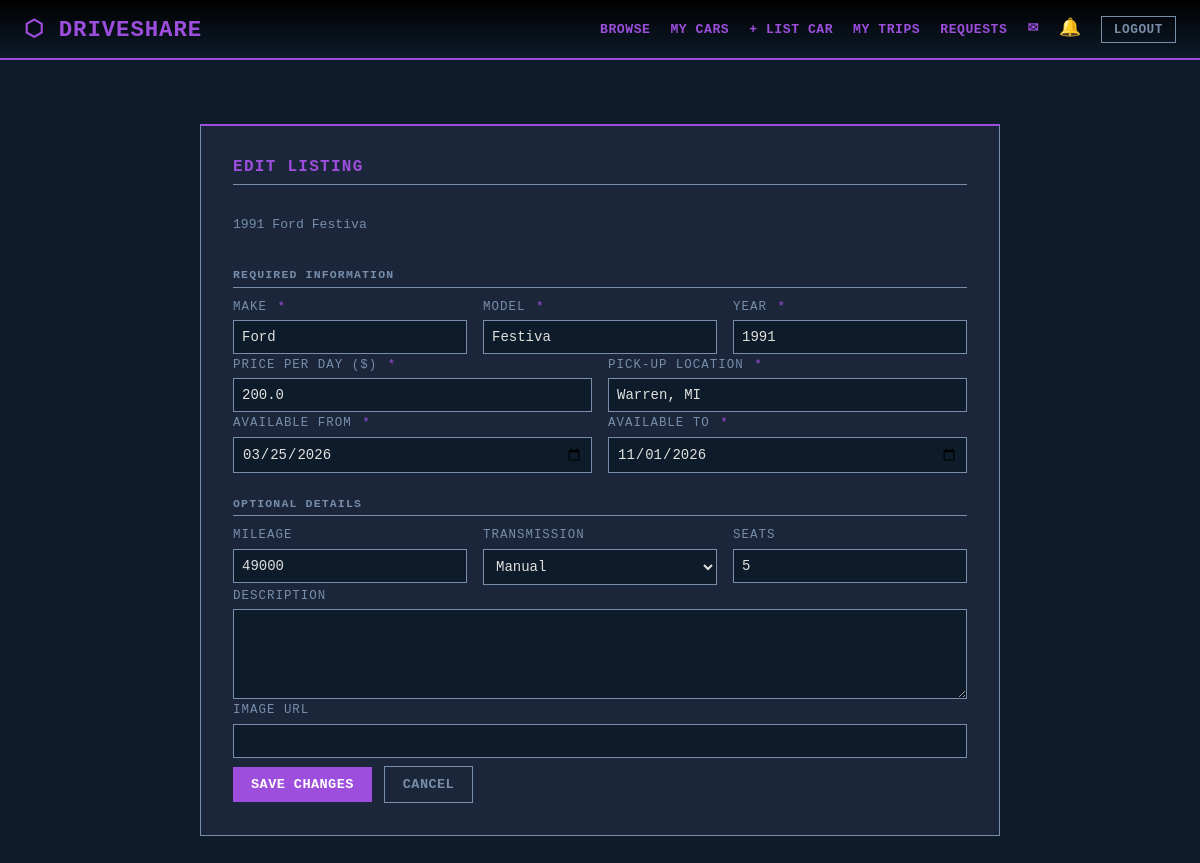
The page /cars/3/edit (signed in) on the database its author committed.
### models.py (models this page shows, shortened)
class Car(db.Model):
    __tablename__ = "cars"
    id       = db.Column(db.Integer, primary_key=True)
    owner_id = db.Column(db.Integer, db.ForeignKey("users.id"), nullable=False)
    make           = db.Column(db.String(50),  nullable=False)
    model          = db.Column(db.String(50),  nullable=False)
    year           = db.Column(db.Integer,     nullable=False)
    price_per_day  = db.Column(db.Float,       nullable=False)
    location       = db.Column(db.String(200), nullable=False)
    available_from = db.Column(db.Date,        nullable=False)
    available_to   = db.Column(db.Date,        nullable=False)
    mileage      = db.Column(db.String(50),  default="Unknown")
    transmission = db.Column(db.String(20),  default="Automatic")
    seats        = db.Column(db.Integer,     default=5)
    description  = db.Column(db.Text,        default="")
    image_url    = db.Column(db.String(300), default="")
    is_available = db.Column(db.Boolean,     default=True)
    created_at = db.Column(db.DateTime, default=datetime.utcnow)
    bookings  = db.relationship("Booking",   backref="car", lazy=True)
    watchlist = db.relationship("Watchlist", backref="car", lazy=True)

### routes/cars.py (the view, shortened to what this page needs)
@cars_bp.route("/cars/<int:car_id>/edit", methods=["GET", "POST"])
@login_required
def edit_car(car_id):
    car = Car.query.get_or_404(car_id)
    if car.owner_id != current_user.id:
        flash("You don't have permission to edit this listing.", "danger")
        return redirect(url_for("cars.my_listings"))
    return render_template("cars/edit_car.html", car=car)

### templates/cars/edit_car.html (shortened to what this page needs)
{% extends "base.html" %}
{% block content %}
<div class="form-page">
  <div class="form-card wide-card">
    <h2>Edit Listing</h2>
    <p class="form-sub">{{ car.year }} {{ car.make }} {{ car.model }}</p>
    <form method="POST">
      <div class="section-divider">Required Information</div>
      <div class="form-row">
        <div class="form-group">
          <label>Make <span class="req">*</span></label>
          <input type="text" name="make" required value="{{ car.make }}" />
        </div>
        <div class="form-group">
          <label>Model <span class="req">*</span></label>
          <input type="text" name="model" required value="{{ car.model }}" />
        </div>
        <div class="form-group">
          <label>Year <span class="req">*</span></label>
          <input type="number" name="year" required value="{{ car.year }}" min="1990" max="2026" />
        </div>
      </div>
      <div class="form-row">
        <div class="form-group">
          <label>Price Per Day ($) <span class="req">*</span></label>
          <input type="number" name="price_per_day" required value="{{ car.price_per_day }}" min="1" step="0.01" />
        </div>
        <div class="form-group">
          <label>Pick-up Location <span class="req">*</span></label>
          <input type="text" name="location" required value="{{ car.location }}" />
        </div>
      </div>
      <div class="form-row">
        <div class="form-group">
          <label>Available From <span class="req">*</span></label>
          <input type="date" name="available_from" required value="{{ car.available_from }}" />
        </div>
        <div class="form-group">
          <label>Available To <span class="req">*</span></label>
          <input type="date" name="available_to" required value="{{ car.available_to }}" />
        </div>
      </div>
      <div class="section-divider">Optional Details</div>
      <div class="form-row">
        <div class="form-group">
          <label>Mileage</label>
          <input type="text" name="mileage" value="{{ car.mileage }}" />
        </div>
        <div class="form-group">
          <label>Transmission</label>
          <select name="transmission">
            {% for opt in ['Automatic','Manual','CVT'] %}
            <option value="{{ opt }}" {{ 'selected' if car.transmission == opt }}>{{ opt }}</option>
            {% endfor %}
          </select>
        </div>
        <div class="form-group">
          <label>Seats</label>
          <input type="number" name="seats" value="{{ car.seats }}" min="1" max="15" />
        </div>
      </div>
      <div class="form-group">
        <label>Description</label>
        <textarea name="description" rows="3">{{ car.description }}</textarea>
      </div>
      <div class="form-group">
        <label>Image URL</label>
        <input type="url" name="image_url" value="{{ car.image_url }}" />
      </div>
      <div class="form-actions">
        <button type="submit" class="btn btn-primary">Save Changes</button>
        <a href="{{ url_for('cars.my_listings') }}" class="btn btn-outline">Cancel</a>
      </div>
    </form>
  </div>
</div>
{% endblock %}

### static/css/style.css (style rules this page uses)
:root { --primary-color: #0d1b2a; --secondary-color: #1b263b; --text-color: #e0e1dd; --border-color: #778da9; --accent-color: #9d4edd; --spacing: 1.5rem; --pending-bg: #2e2510; --pending-fg: #e8a619; --confirmed-bg: #0f2233; --confirmed-fg: #4fa3e0; --paid-bg: #1a3a2a; --paid-fg: #4caf82; --cancelled-bg: #2e1010; --cancelled-fg: #e05555; --muted-bg: #111; --muted-fg: #556677; }
*, *::before, *::after { box-sizing: border-box; margin: 0; padding: 0; }
body { font-family: 'Courier New', Courier, monospace; background-color: var(--primary-color); color: var(--text-color); min-height: 100vh; }
main h2, .page-header h1 { font-size: 1.1rem; text-transform: uppercase; letter-spacing: 0.08em; color: var(--accent-color); margin-bottom: 1rem; border-bottom: 1px solid var(--border-color); padding-bottom: 0.5rem; }
.btn { padding: 10px 18px; background: var(--accent-color); color: #fff; border: none; font-weight: bold; cursor: pointer; transition: transform 0.2s, background 0.2s; font-family: 'Courier New', Courier, monospace; font-size: 0.85rem; text-decoration: none; text-transform: uppercase; display: inline-flex; align-items: center; gap: 0.4rem; white-space: nowrap; letter-spacing: 0.03em; }
.btn-ghost, .btn-outline { background: transparent; color: var(--border-color); border: 1px solid var(--border-color); }
input, select, textarea { padding: 8px; background: var(--primary-color); color: var(--text-color); border: 1px solid var(--border-color); font-family: 'Courier New', Courier, monospace; font-size: 0.875rem; }
textarea { resize: vertical; min-height: 90px; width: 100%; }
.form-page { display: flex; justify-content: center; align-items: flex-start; padding: 2rem 0; }
.form-card, .inquiry-form { display: flex; flex-direction: column; gap: 1rem; background: var(--secondary-color); padding: 2rem; width: 100%; max-width: 500px; border: 1px solid var(--border-color); border-top: 2px solid var(--accent-color); }
.wide-card { max-width: 800px; }
.form-card h2 { font-size: 1rem; text-transform: uppercase; letter-spacing: 0.08em; color: var(--accent-color); border-bottom: 1px solid var(--border-color); padding-bottom: 0.5rem; }
.form-sub { color: var(--border-color); font-size: 0.82rem; }
.form-group { display: flex; flex-direction: column; gap: 0.4rem; margin-bottom: 0.25rem; }
.form-group label { font-size: 0.78rem; text-transform: uppercase; letter-spacing: 0.08em; color: var(--border-color); }
.form-group input, .form-group select, .form-group textarea { width: 100%; }
.form-row { display: grid; grid-template-columns: repeat(auto-fit, minmax(180px, 1fr)); gap: 0 1rem; }
.form-actions { display: flex; gap: 0.75rem; align-items: center; flex-wrap: wrap; margin-top: 0.5rem; }
.section-divider { font-size: 0.72rem; font-weight: bold; letter-spacing: 0.1em; text-transform: uppercase; color: var(--border-color); border-bottom: 1px solid var(--border-color); padding-bottom: 0.35rem; margin: 1.25rem 0 0.75rem; }
.req { color: var(--accent-color); margin-left: 2px; }

### rows shown on the page
Car: year "1991", make "Ford", model "Festiva", price_per_day "200.0", location "Warren, MI", available_from "03/25/2026", available_to "11/01/2026", mileage "49000", seats "5"

### other values the page prints
form field transmission "Manual"
